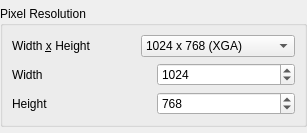
<?xml version="1.0" encoding="UTF-8"?>
<ui version="4.0">
 <class>SizeSelectionWidget</class>
 <widget class="QWidget" name="SizeSelectionWidget">
  <property name="geometry">
   <rect>
    <x>0</x>
    <y>0</y>
    <width>307</width>
    <height>133</height>
   </rect>
  </property>
  <property name="windowTitle">
   <string>Form</string>
  </property>
  <layout class="QVBoxLayout" name="verticalLayout">
   <property name="leftMargin">
    <number>0</number>
   </property>
   <property name="topMargin">
    <number>0</number>
   </property>
   <property name="rightMargin">
    <number>0</number>
   </property>
   <property name="bottomMargin">
    <number>0</number>
   </property>
   <item>
    <widget class="QGroupBox" name="sizeGroupBox">
     <property name="sizePolicy">
      <sizepolicy hsizetype="Expanding" vsizetype="Maximum">
       <horstretch>0</horstretch>
       <verstretch>0</verstretch>
      </sizepolicy>
     </property>
     <property name="title">
      <string>Pixel Resolution</string>
     </property>
     <property name="flat">
      <bool>true</bool>
     </property>
     <layout class="QGridLayout" name="gridLayout">
      <property name="leftMargin">
       <number>9</number>
      </property>
      <property name="topMargin">
       <number>9</number>
      </property>
      <property name="rightMargin">
       <number>9</number>
      </property>
      <property name="bottomMargin">
       <number>9</number>
      </property>
      <item row="0" column="1">
       <widget class="QComboBox" name="presetsSizeComboBox">
        <property name="sizePolicy">
         <sizepolicy hsizetype="Minimum" vsizetype="Fixed">
          <horstretch>0</horstretch>
          <verstretch>0</verstretch>
         </sizepolicy>
        </property>
        <property name="currentIndex">
         <number>14</number>
        </property>
        <property name="sizeAdjustPolicy">
         <enum>QComboBox::AdjustToContents</enum>
        </property>
        <item>
         <property name="text">
          <string>Custom</string>
         </property>
        </item>
        <item>
         <property name="text">
          <string notr="true">2 x 2</string>
         </property>
        </item>
        <item>
         <property name="text">
          <string notr="true">8 x 8</string>
         </property>
        </item>
        <item>
         <property name="text">
          <string notr="true">16 x 16</string>
         </property>
        </item>
        <item>
         <property name="text">
          <string notr="true">32 x 32</string>
         </property>
        </item>
        <item>
         <property name="text">
          <string notr="true">64 x 64</string>
         </property>
        </item>
        <item>
         <property name="text">
          <string notr="true">128 x 128</string>
         </property>
        </item>
        <item>
         <property name="text">
          <string notr="true">256 x 256</string>
         </property>
        </item>
        <item>
         <property name="text">
          <string notr="true">160 x 120</string>
         </property>
        </item>
        <item>
         <property name="text">
          <string notr="true">320 x 240  (QVGA)</string>
         </property>
        </item>
        <item>
         <property name="text">
          <string notr="true">640 x 480  (VGA)</string>
         </property>
        </item>
        <item>
         <property name="text">
          <string notr="true">720 x 480  (NTSC)</string>
         </property>
        </item>
        <item>
         <property name="text">
          <string notr="true">768 x 576  (PAL)</string>
         </property>
        </item>
        <item>
         <property name="text">
          <string notr="true">800 x 600  (SVGA)</string>
         </property>
        </item>
        <item>
         <property name="text">
          <string notr="true">1024 x 768 (XGA)</string>
         </property>
        </item>
        <item>
         <property name="text">
          <string notr="true">1280 x 720 (HD)</string>
         </property>
        </item>
        <item>
         <property name="text">
          <string notr="true">1600 x 1200 (UXGA)</string>
         </property>
        </item>
        <item>
         <property name="text">
          <string notr="true">1920 x 1080 (FHD)</string>
         </property>
        </item>
        <item>
         <property name="text">
          <string>2048 x 1152 (QWXGA)</string>
         </property>
        </item>
        <item>
         <property name="text">
          <string>2048 x 1536 (QXGA)</string>
         </property>
        </item>
       </widget>
      </item>
      <item row="0" column="0">
       <widget class="QLabel" name="label_2">
        <property name="text">
         <string>Width &amp;x Height </string>
        </property>
        <property name="buddy">
         <cstring>presetsSizeComboBox</cstring>
        </property>
       </widget>
      </item>
      <item row="1" column="0" colspan="2">
       <widget class="QWidget" name="sizeGrid" native="true">
        <layout class="QGridLayout" name="sizeGridLayout">
         <property name="leftMargin">
          <number>0</number>
         </property>
         <property name="topMargin">
          <number>0</number>
         </property>
         <property name="rightMargin">
          <number>0</number>
         </property>
         <property name="bottomMargin">
          <number>0</number>
         </property>
         <item row="0" column="0">
          <widget class="QLabel" name="w">
           <property name="enabled">
            <bool>true</bool>
           </property>
           <property name="text">
            <string>Width</string>
           </property>
           <property name="buddy">
            <cstring>widthSpinBox</cstring>
           </property>
          </widget>
         </item>
         <item row="0" column="1">
          <widget class="QSpinBox" name="widthSpinBox">
           <property name="enabled">
            <bool>true</bool>
           </property>
           <property name="minimum">
            <number>2</number>
           </property>
           <property name="maximum">
            <number>3840</number>
           </property>
           <property name="singleStep">
            <number>64</number>
           </property>
           <property name="value">
            <number>1024</number>
           </property>
          </widget>
         </item>
         <item row="1" column="1">
          <widget class="QSpinBox" name="heightSpinBox">
           <property name="enabled">
            <bool>true</bool>
           </property>
           <property name="suffix">
            <string/>
           </property>
           <property name="minimum">
            <number>2</number>
           </property>
           <property name="maximum">
            <number>2160</number>
           </property>
           <property name="singleStep">
            <number>64</number>
           </property>
           <property name="value">
            <number>768</number>
           </property>
          </widget>
         </item>
         <item row="1" column="0">
          <widget class="QLabel" name="h">
           <property name="enabled">
            <bool>true</bool>
           </property>
           <property name="text">
            <string>Height</string>
           </property>
           <property name="buddy">
            <cstring>heightSpinBox</cstring>
           </property>
          </widget>
         </item>
        </layout>
       </widget>
      </item>
     </layout>
    </widget>
   </item>
  </layout>
 </widget>
 <resources/>
 <connections>
  <connection>
   <sender>presetsSizeComboBox</sender>
   <signal>activated(int)</signal>
   <receiver>SizeSelectionWidget</receiver>
   <slot>setSizePreset(int)</slot>
   <hints>
    <hint type="sourcelabel">
     <x>196</x>
     <y>40</y>
    </hint>
    <hint type="destinationlabel">
     <x>333</x>
     <y>41</y>
    </hint>
   </hints>
  </connection>
 </connections>
 <slots>
  <signal>sizeChanged()</signal>
  <signal>widthChanged(int)</signal>
  <signal>heightChanged(int)</signal>
  <slot>setSizePreset(int)</slot>
 </slots>
</ui>
